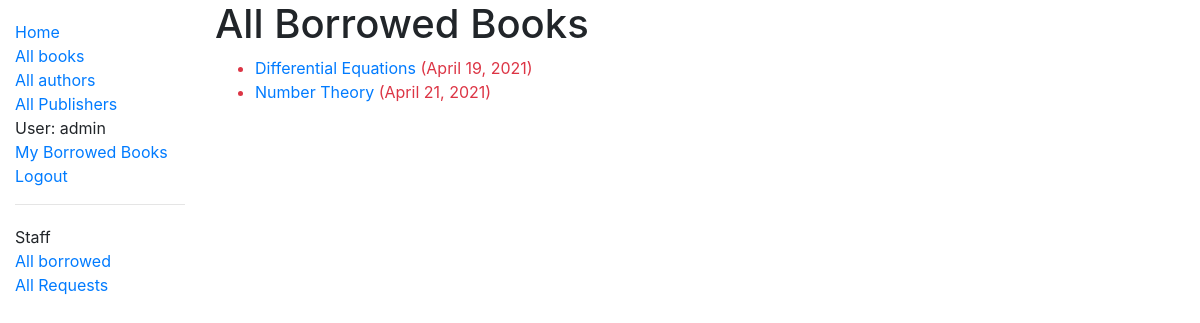
Page /catalog/borrowed/ (signed in) on the committed database.
### catalog/models.py (models this page shows, shortened)
class BookInstance(models.Model):
    id=models.UUIDField(primary_key=True, default=uuid.uuid4, help_text='Unique ID')
    book=models.ForeignKey('Book', on_delete=models.RESTRICT, null=True)
    due_back=models.DateField(null=True, blank=True)
    borrower=models.ForeignKey(User, on_delete=models.SET_NULL, null=True, blank=True)
    @property
    def is_overdue(self):
        if self.due_back and date.today()>self.due_back:
            return True
        return False
    LOAN_STATUS=(
        ('m','Maintenance'),
        ('o','on loan'),
        ('a', 'Available'),
        ('r', 'Reserved'),
    )
    status=models.CharField(
        max_length=1, choices=LOAN_STATUS, blank=True, default='m', help_text='Book availability',
    )
    class Meta:
        ordering=['due_back']
        permissions = (("can_mark_returned", "Set book as returned"),)

class Book(models.Model):
    title=models.CharField(max_length=200)
    author=models.ForeignKey('Author', on_delete=models.SET_NULL, null=True)
    language=models.ForeignKey('Language', on_delete=models.SET_NULL, null=True)
    summary=models.TextField(max_length=1000, help_text='Enter a brief description of the book')
    isbn=models.CharField('ISBN', max_length=13, unique=True, help_text='13 character <a href="https://www.isbn-international.org/content/what-isbn">ISBN number</a>')
    genre=models.ManyToManyField(Genre, help_text='Select a genre for this book')
    publisher=models.ForeignKey('Publisher', on_delete=models.SET_NULL, null=True)
    def display_genre(self):
        return ', '.join(genre.name for genre in self.genre.all()[:3])
    display_genre.short_description='Genre'

### catalog/views.py (the view)
# urls.py: path('borrowed/', views.LoanedBooksAllListView.as_view(), name='all-borrowed'),
class LoanedBooksAllListView(PermissionRequiredMixin, generic.ListView):
    model = BookInstance
    permission_required = 'catalog.can_mark_returned'
    template_name = 'catalog/bookinstance_list_borrowed_all.html'
    paginate_by = 10
    def get_queryset(self):
        return BookInstance.objects.filter(status__exact='o').order_by('due_back')

### catalog/templates/catalog/bookinstance_list_borrowed_all.html
{% extends "base_generic.html" %}
{% block content %}
    <h1>All Borrowed Books</h1>
    {% if bookinstance_list %}
    <ul>
      {% for bookinst in bookinstance_list %}
      <li class="{% if bookinst.is_overdue %}text-danger{% endif %}">
        <a href="{% url 'book-detail' bookinst.book.pk %}">{{bookinst.book.title}}</a>
        ({{ bookinst.due_back }})
      </li>
      {% endfor %}
    </ul>
    {% else %}
      <p>There are no books borrowed.</p>
    {% endif %}
{% endblock %}

### catalog/templates/base_generic.html (shortened to what this page needs)
<!DOCTYPE html>
<html lang="en">
<head>
  <link rel="stylesheet" href="https://cdn.jsdelivr.net/npm/bootstrap@4.5.3/dist/css/bootstrap.min.css">
  {% load static %}
  <link rel="stylesheet" href="{% static 'css/styles.css' %}">
</head>
<body>
  <div class="container-fluid">
    <div class="row">
      <div class="col-sm-2">
      {% block sidebar %}
        <ul class="sidebar-nav">
          <li><a href="{% url 'index' %}">Home</a></li>
          <li><a href="{% url 'books' %}">All books</a></li>
          <li><a href="{% url 'authors' %}">All authors</a></li>
          <li><a href="{% url 'publishers' %}">All Publishers</a></li>
          {% if user.is_authenticated %}
            <li>User: {{user.get_username}}</li>
            <li><a href="{%url 'my-borrowed' %}">My Borrowed Books</a></li>
            <li><a href="{% url 'logout' %}?next={{request.path}}">Logout</a></li>
          {% else %}
            <li><a href="{% url 'login' %}?next={{request.path}}">Login</a></li>
            <li><a href="{% url 'register' %}">Register</a></li>
          {% endif %}
        </ul>
        {% if user.is_staff %}
        <hr />
        <ul class="sidebar-nav">
        <li>Staff</li>
        {% if perms.catalog.can_mark_returned %}
        <li><a href="{% url 'all-borrowed' %}">All borrowed</a></li>
          {% if perms.catalog.can_grant_decline_request %}
          <li><a href="{% url 'all-requests' %}">All Requests</a></li>
          {% endif %}
        {% endif %}
        </ul>
        {% endif %}
     {% endblock %}
      </div>
      <div class="col-sm-10 ">{% block content %}{% endblock %}</div>
    </div>
  </div>
</body>
</html>

### catalog/static/css/styles.css (style rules this page uses)
.sidebar-nav { margin-top: 20px; padding: 0; list-style: none; }

### rows in the picture
BookInstance: book "Differential Equations", due_back "April 19, 2021"
BookInstance: book "Number Theory", due_back "April 21, 2021"

### other values in the picture
{{ user.get_username }} "admin"
